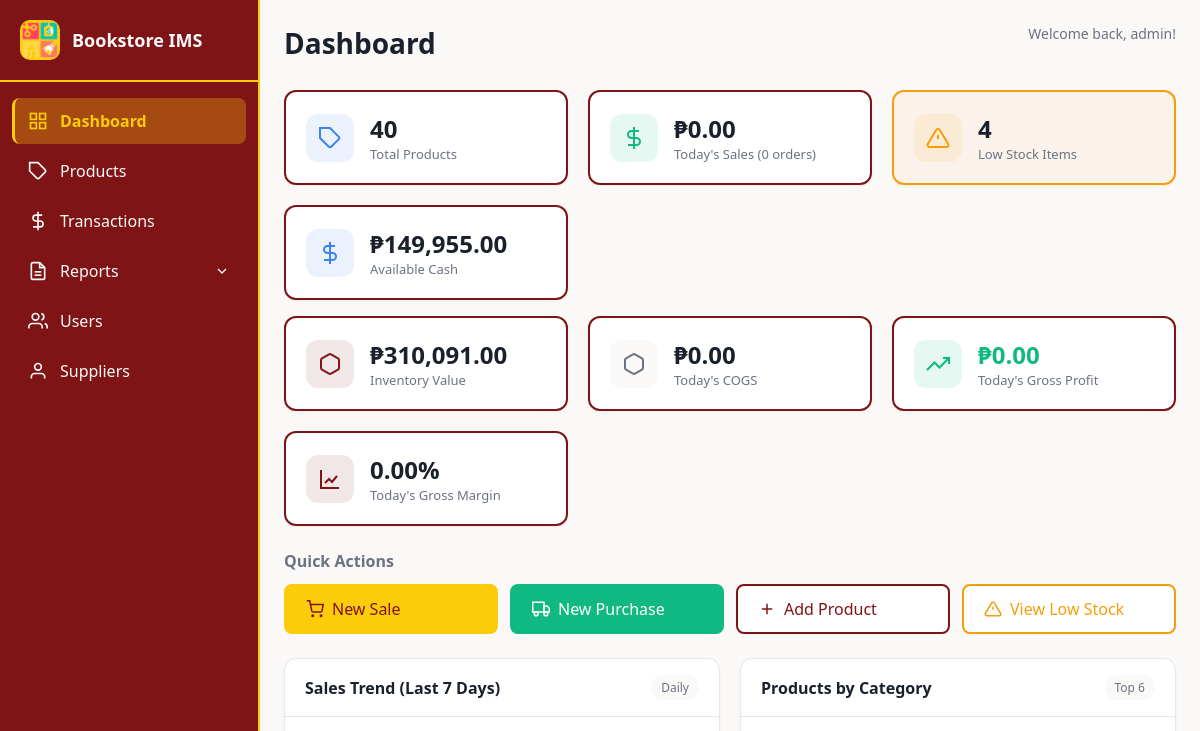
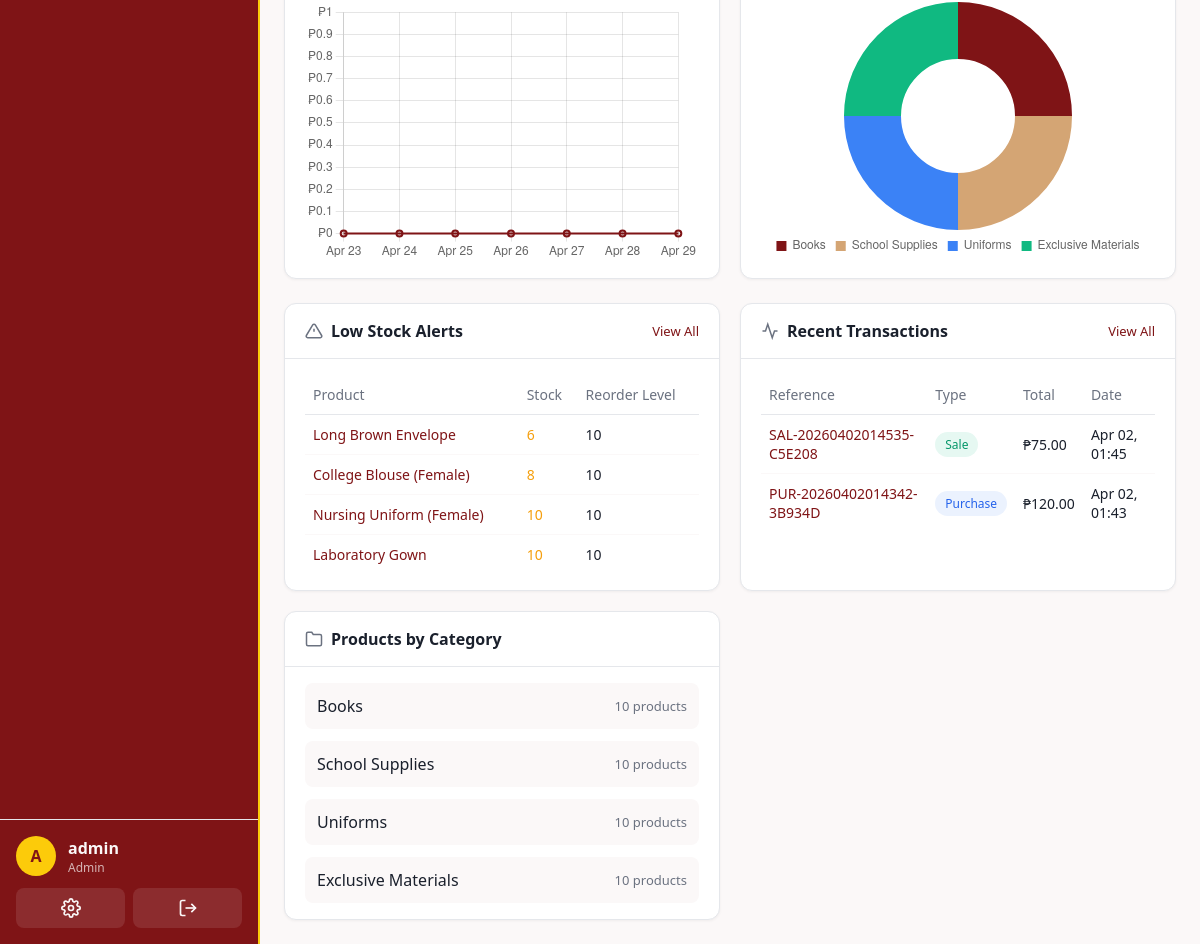
The page /dashboard (signed in) on the database as committed earlier (2 pictures, top to bottom).
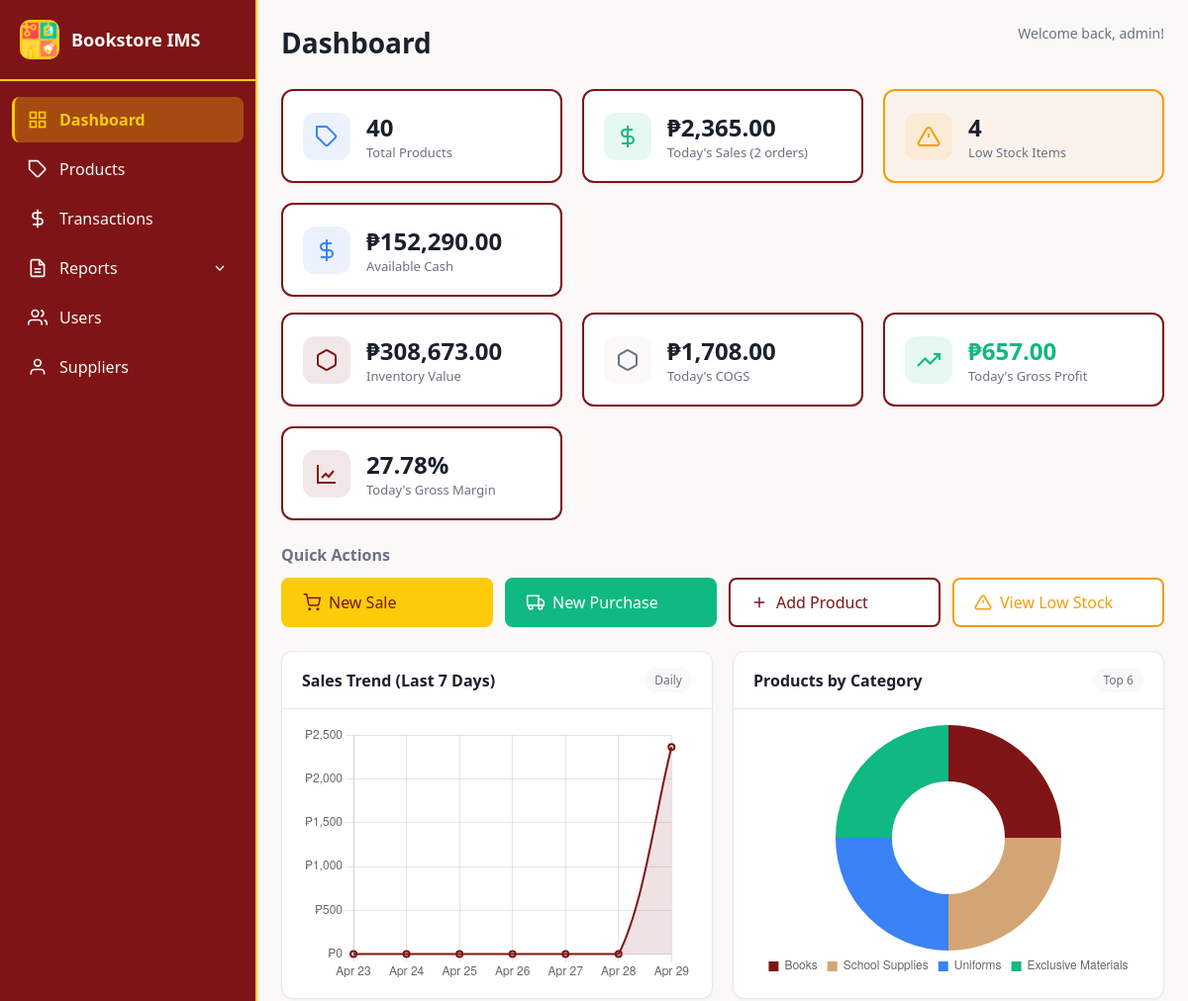
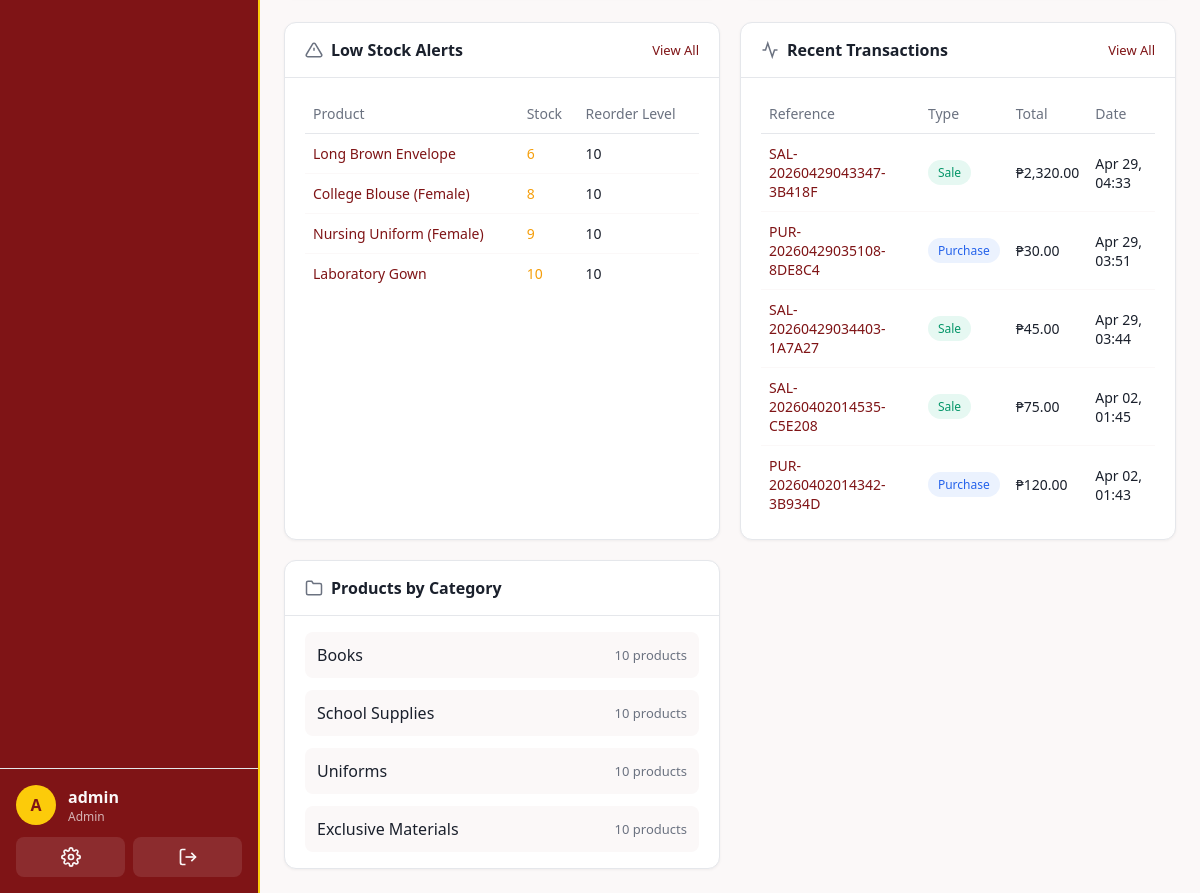
The same page on the database as committed later (2 pictures, top to bottom).
### app/models.py (models this page shows, shortened)
class CashLedger(db.Model):
    __tablename__ = 'cash_ledger'
    id = db.Column(db.Integer, primary_key=True)
    entry_type = db.Column(db.String(30), nullable=False)  # opening_balance, sale_inflow, purchase_outflow, adjustment
    amount = db.Column(db.Float, nullable=False)  # Positive=inflow, Negative=outflow
    running_balance = db.Column(db.Float, nullable=False)
    transaction_id = db.Column(db.Integer, db.ForeignKey('transactions.id'))
    user_id = db.Column(db.Integer, db.ForeignKey('users.id'))
    notes = db.Column(db.Text)
    created_at = db.Column(db.DateTime, default=utc_now)

class Product(db.Model):
    __tablename__ = 'products'
    id = db.Column(db.Integer, primary_key=True)
    sku = db.Column(db.String(50), unique=True, nullable=False, index=True)  # Stock Keeping Unit
    name = db.Column(db.String(200), nullable=False)
    description = db.Column(db.Text)
    category_id = db.Column(db.Integer, db.ForeignKey('categories.id'), nullable=False)
    cost_price = db.Column(db.Float, nullable=False, default=0.0)  # Purchase cost
    selling_price = db.Column(db.Float, nullable=False, default=0.0)
    quantity = db.Column(db.Integer, nullable=False, default=0)
    reorder_level = db.Column(db.Integer, nullable=False, default=10)  # Low stock threshold
    isbn = db.Column(db.String(20))
    author = db.Column(db.String(200))
    publisher = db.Column(db.String(200))
    is_active = db.Column(db.Boolean, default=True)
    created_at = db.Column(db.DateTime, default=utc_now)
    updated_at = db.Column(db.DateTime, default=utc_now, onupdate=utc_now)
    stock_movements = db.relationship('StockMovement', backref='product', lazy='dynamic')
    transaction_items = db.relationship('TransactionItem', backref='product', lazy='dynamic')

class Transaction(db.Model):
    __tablename__ = 'transactions'
    id = db.Column(db.Integer, primary_key=True)
    transaction_type = db.Column(db.String(20), nullable=False)  # 'sale' or 'purchase'
    reference_number = db.Column(db.String(50), unique=True, nullable=False)
    user_id = db.Column(db.Integer, db.ForeignKey('users.id'), nullable=False)
    subtotal = db.Column(db.Float, nullable=False, default=0.0)
    tax = db.Column(db.Float, nullable=False, default=0.0)
    discount = db.Column(db.Float, nullable=False, default=0.0)
    total = db.Column(db.Float, nullable=False, default=0.0)
    supplier_id = db.Column(db.Integer, db.ForeignKey('suppliers.id'), nullable=True)
    customer_name = db.Column(db.String(200))
    notes = db.Column(db.Text)
    created_at = db.Column(db.DateTime, default=utc_now)
    items = db.relationship('TransactionItem', backref='transaction', lazy='dynamic', cascade='all, delete-orphan')
    cash_entries = db.relationship('CashLedger', backref='transaction', lazy='dynamic')

class Category(db.Model):
    __tablename__ = 'categories'
    id = db.Column(db.Integer, primary_key=True)
    name = db.Column(db.String(100), unique=True, nullable=False)
    description = db.Column(db.String(255))
    created_at = db.Column(db.DateTime, default=utc_now)
    products = db.relationship('Product', backref='category', lazy='dynamic')

### app/routes/main.py (the view)
@main_bp.route('/dashboard')
@login_required
def dashboard():
    total_products = Product.query.filter_by(is_active=True).count()
    total_categories = Category.query.count()
    low_stock_products = Product.query.filter(
        Product.quantity <= Product.reorder_level,
        Product.is_active == True
    ).all()
    low_stock_count = len(low_stock_products)
    today = datetime.now(UTC).date()
    today_sales = Transaction.query.filter(
        Transaction.transaction_type == 'sale',
        func.date(Transaction.created_at) == today
    ).all()
    today_sales_total = sum(t.total for t in today_sales)
    today_sales_count = len(today_sales)
    today_sale_items = db.session.query(TransactionItem).join(Transaction).filter(
        Transaction.transaction_type == 'sale',
        func.date(Transaction.created_at) == today
    ).all()
    today_cogs = sum(
        (item.unit_cost_at_sale if item.unit_cost_at_sale is not None else item.product.cost_price) * item.quantity
        for item in today_sale_items
    )
    today_gross_profit = today_sales_total - today_cogs
    today_margin_percent = (today_gross_profit / today_sales_total * 100) if today_sales_total > 0 else 0
    sales_trend_start = today - timedelta(days=6)
    daily_sales_rows = db.session.query(
        func.date(Transaction.created_at).label('day'),
        func.sum(Transaction.total).label('total')
    ).filter(
        Transaction.transaction_type == 'sale',
        func.date(Transaction.created_at) >= sales_trend_start,
        func.date(Transaction.created_at) <= today
    ).group_by(func.date(Transaction.created_at)).all()
    daily_sales_map = {}
    for row in daily_sales_rows:
        row_key = row.day.isoformat() if hasattr(row.day, 'isoformat') else str(row.day)
        daily_sales_map[row_key] = float(row.total or 0)
    dashboard_sales_labels = []
    dashboard_sales_values = []
    for day_index in range(7):
        day_value = sales_trend_start + timedelta(days=day_index)
        dashboard_sales_labels.append(day_value.strftime('%b %d'))
        dashboard_sales_values.append(round(daily_sales_map.get(day_value.isoformat(), 0.0), 2))
    recent_transactions = Transaction.query.order_by(
        Transaction.created_at.desc()
    ).limit(5).all()
    inventory_value = db.session.query(
        func.sum(Product.quantity * Product.cost_price)
    ).filter(Product.is_active == True).scalar() or 0
    latest_cash_entry = CashLedger.query.order_by(CashLedger.id.desc()).first()
    available_cash = latest_cash_entry.running_balance if latest_cash_entry else 0.0
    category_stats = db.session.query(
        Category.name,
        func.count(Product.id)
    ).outerjoin(Product).group_by(Category.id).all()
    category_chart_pairs = sorted(
        [
            (name, int(count or 0))
            for name, count in category_stats
            if (count or 0) > 0
        ],
        key=lambda pair: pair[1],
        reverse=True
    )[:6]
    category_chart_labels = [pair[0] for pair in category_chart_pairs]
    category_chart_values = [pair[1] for pair in category_chart_pairs]
    return render_template('dashboard.html',
        total_products=total_products,
        total_categories=total_categories,
        low_stock_count=low_stock_count,
        low_stock_products=low_stock_products[:5],  # Show top 5 low stock items
        today_sales_total=today_sales_total,
        today_sales_count=today_sales_count,
        today_cogs=today_cogs,
        today_gross_profit=today_gross_profit,
        today_margin_percent=today_margin_percent,
        recent_transactions=recent_transactions,
        inventory_value=inventory_value,
        available_cash=available_cash,
        category_stats=category_stats,
        dashboard_sales_labels=dashboard_sales_labels,
        dashboard_sales_values=dashboard_sales_values,
        category_chart_labels=category_chart_labels,
        category_chart_values=category_chart_values
    )

### app/__init__.py (called while the page is built)
@login_manager.user_loader
def load_user(user_id):
    return db.session.get(User, int(user_id))

### app/models.py (called while the page is built)
    def is_admin(self):
        return self.role == Role.ADMIN

### app/templates/dashboard.html (shortened to what the changed rows need)
{% extends "base.html" %}
{% block content %}
<div class="page-header">
  <h1>Dashboard</h1>
</div>
<div class="stats-grid dashboard-kpi-grid dashboard-kpi-grid-primary">
  <div class="stat-card">
    <div class="stat-details">
      <span class="stat-value">₱{{ "{:,.2f}".format(today_sales_total) }}</span>
      <span class="stat-label">Today's Sales ({{ today_sales_count }} orders)</span>
    </div>
  </div>
  <div class="stat-card">
    <div class="stat-details">
      <span class="stat-value">₱{{ "{:,.2f}".format(available_cash) }}</span>
      <span class="stat-label">Available Cash</span>
    </div>
  </div>
</div>
<details class="kpi-secondary-section" id="secondaryKpis" open>
  <div class="kpi-secondary-content">
    <div class="stats-grid dashboard-kpi-grid stats-grid-secondary">
      <div class="stat-card">
        <div class="stat-details">
          <span class="stat-value">₱{{ "{:,.2f}".format(inventory_value) }}</span>
          <span class="stat-label">Inventory Value</span>
        </div>
      </div>
      <div class="stat-card">
        <div class="stat-details">
          <span class="stat-value">₱{{ "{:,.2f}".format(today_cogs) }}</span>
          <span class="stat-label">Today's COGS</span>
        </div>
      </div>
      <div class="stat-card">
        <div class="stat-details">
          <span class="stat-value {{ 'text-success' if today_gross_profit >= 0 else 'text-danger' }}">₱{{ "{:,.2f}".format(today_gross_profit) }}</span>
          <span class="stat-label">Today's Gross Profit</span>
        </div>
      </div>
      <div class="stat-card">
        <div class="stat-details">
          <span class="stat-value">{{ "{:.2f}".format(today_margin_percent) }}%</span>
          <span class="stat-label">Today's Gross Margin</span>
        </div>
      </div>
    </div>
  </div>
</details>
<div class="analytics-grid">
  <div class="analytics-card">
    <div class="analytics-card-body">
      <div class="chart-canvas-wrap">
        <canvas id="dashboardSalesTrendChart"></canvas>
      </div>
    </div>
  </div>
</div>
<div class="dashboard-grid">
  {% if low_stock_products %}
  <div class="dashboard-card">
    <div class="card-body">
      <table class="mini-table">
        <thead>
          <tr>
            <th>Product</th>
            <th>Stock</th>
            <th>Reorder Level</th>
          </tr>
        </thead>
        <tbody>
          {% for product in low_stock_products %}
          <tr>
            <td>
              <a href="{{ url_for('products.view_product', id=product.id) }}">{{ product.name }}</a>
            </td>
            <td class="{% if product.quantity == 0 %}text-danger{% else %}text-warning{% endif %}">
              {{ product.quantity }}
            </td>
            <td>{{ product.reorder_level }}</td>
          </tr>
          {% endfor %}
        </tbody>
      </table>
    </div>
  </div>
  {% endif %}
  <div class="dashboard-card">
    <div class="card-body">
      {% if recent_transactions %}
      <table class="mini-table">
        <thead>
          <tr>
            <th>Reference</th>
            <th>Type</th>
            <th>Total</th>
            <th>Date</th>
          </tr>
        </thead>
        <tbody>
          {% for trans in recent_transactions %}
          <tr>
            <td>
              <a href="{{ url_for('transactions.view_transaction', id=trans.id) }}">{{ trans.reference_number }}</a>
            </td>
            <td>
              <span class="badge badge-{{ 'success' if trans.transaction_type == 'sale' else 'info' }}">
                {{ trans.transaction_type.title() }}
              </span>
            </td>
            <td>₱{{ "{:,.2f}".format(trans.total) }}</td>
            <td>{{ trans.created_at.strftime('%b %d, %H:%M') }}</td>
          </tr>
          {% endfor %}
        </tbody>
      </table>
      {% else %}
      <p class="empty-message">No transactions yet.</p>
      {% endif %}
    </div>
  </div>
  <div class="dashboard-card">
    <div class="card-body">
      <div class="category-list">
        {% for name, count in category_stats %}
        <div class="category-item">
          <span class="category-name">{{ name }}</span>
          <span class="category-count">{{ count or 0 }} products</span>
        </div>
        {% endfor %}
      </div>
    </div>
  </div>
</div>
{% endblock %}

Rows that differ between the two databases and show on the page:
no longer on this page (row unchanged): CashLedger: running_balance "149,955.00"
added CashLedger: running_balance "152,290.00"
changed Product "Nursing Uniform (Female)": quantity "10" → "9"
added Transaction: total "2,320.00"
added Transaction: total "30.00"
added Transaction: total "45.00"
Other text that changed with them:
{{ "{:,.2f}".format(today_sales_total) }}: "0.00" → "2,365.00"
{{ today_sales_count }}: "0" → "2"
{{ "{:,.2f}".format(inventory_value) }}: "310,091.00" → "308,673.00"
{{ "{:,.2f}".format(today_cogs) }}: "0.00" → "1,708.00"
{{ "{:,.2f}".format(today_gross_profit) }}: "0.00" → "657.00"
{{ "{:.2f}".format(today_margin_percent) }}: "0.00" → "27.78"
chart data {{ dashboard_sales_values | tojson }}: [0.0, 0.0, 0.0, 0.0, 0.0, 0.0, 0.0] → [0.0, 0.0, 0.0, 0.0, 0.0, 0.0, 2365.0]
